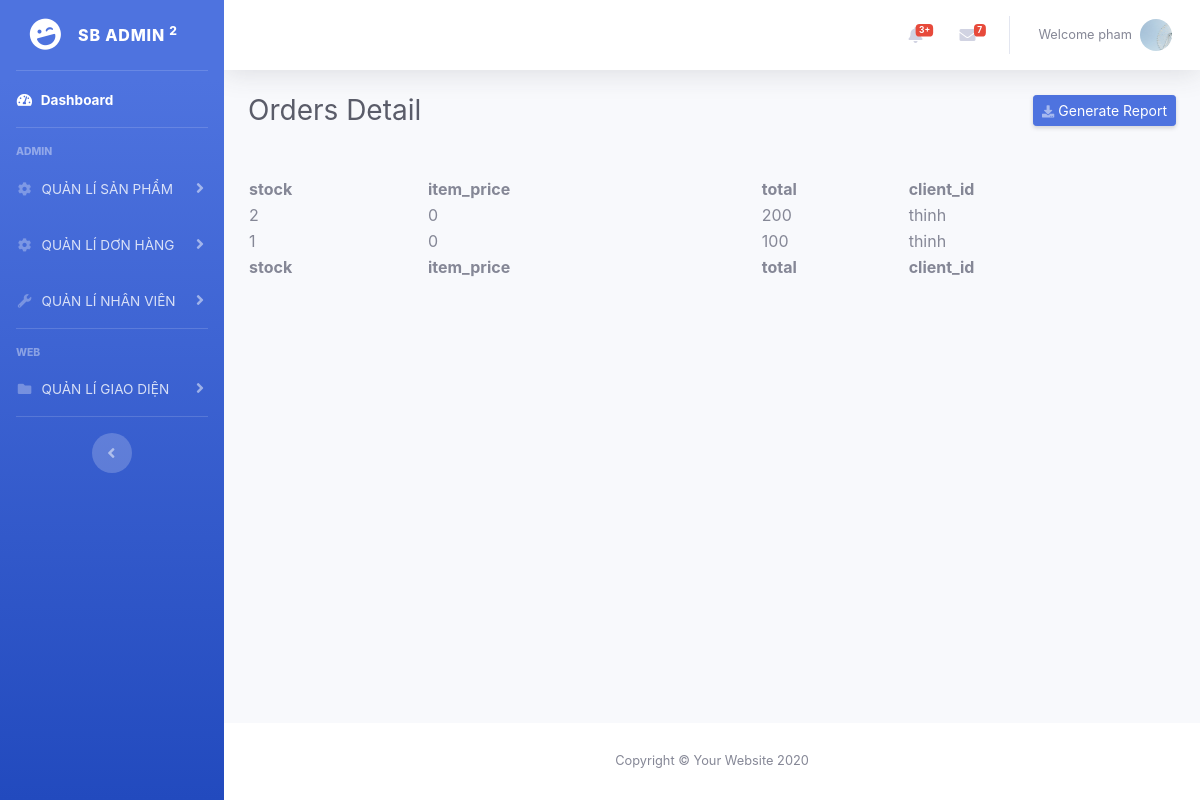
The app's page /resource/view/pages/order/order-details.php?id=214 (signed in) with its own data.
### tables this page shows
CREATE TABLE `users` (
  `id` int(11) NOT NULL,
  `images` varchar(255) NOT NULL,
  `lastname` varchar(255) NOT NULL,
  `firstname` varchar(255) NOT NULL,
  `email` varchar(255) NOT NULL,
  `password` varchar(255) NOT NULL,
  `created_at` datetime DEFAULT NULL,
  `active` tinyint(4) NOT NULL,
  `is_active` tinyint(4) NOT NULL,
  `status` int(11) NOT NULL,
  `role_id` int(11) NOT NULL,
  `phone` int(11) DEFAULT NULL,
  `address` varchar(255) NOT NULL
);

CREATE TABLE `order_item` (
  `id` int(11) NOT NULL,
  `order_id` int(11) NOT NULL,
  `product_id` int(11) NOT NULL,
  `stock` int(11) NOT NULL,
  `item_price` int(11) NOT NULL,
  `total` int(11) NOT NULL,
  `client_id` int(11) NOT NULL
);

CREATE TABLE `client` (
  `id` int(11) NOT NULL,
  `email` varchar(255) NOT NULL,
  `name` varchar(255) NOT NULL,
  `password` varchar(155) NOT NULL,
  `created_at` datetime DEFAULT NULL
);

### function/function.php (called while the page is built, shortened)
<?php
function getClientName($client_id)
{
  include '../../../../database/database.php';
  $sql = "SELECT * FROM client WHERE id = " . $client_id;
  $clients = $conn->query($sql);
  if (is_object($clients)) {
    if ($clients->num_rows > 0) {
      $client = $clients->fetch_array();
      return $client;
    }
  }
  return false;
}

### resource/view/pages/order/order-details.php (the view, shortened to what this page needs)
<?php
include '../../../../database/database.php';
include '../../../../function/function.php';
$query = "SELECT * from order_item where order_id = " . $_GET['id'];
$result = $conn->query($query);
?>
<!DOCTYPE html>
<html lang="en">
<head>
    <link rel="stylesheet" href="https://cdnjs.cloudflare.com/ajax/libs/font-awesome/5.15.1/css/all.min.css" />
    <link href="../../../../public/backend/assets/css/sb-admin-2.min.css" rel="stylesheet">
    <link rel="stylesheet" href="https://cdn.datatables.net/1.11.3/css/jquery.dataTables.min.css">
    <link rel="stylesheet" href="https://cdn.datatables.net/buttons/2.1.0/css/buttons.dataTables.min.css">
</head>
<body id="page-top">
    <div id="wrapper">
        <?php include '../../partial/sideBar.php'; ?>
        <div id="content-wrapper" class="d-flex flex-column">
            <div id="content">
                <?php include '../../partial/topBar.php'; ?>
                <div class="container-fluid">
                    <div class="d-sm-flex align-items-center justify-content-between mb-4">
                        <h1 class="h3 mb-0 text-gray-800">Orders Detail</h1>
                        <form action="../products/exportProduct.php" method="post">
                            <button type="submit" name="export" class="d-none d-sm-inline-block btn btn-sm btn-primary shadow-sm"><i class="fas fa-download fa-sm text-white-50"></i> Generate Report</button>
                        </form>
                    </div>
                    <table id="example" class="display nowrap" style="width:100%">
                        <thead>
                            <tr>
                                <th>stock</th>
                                <th>item_price</th>
                                <th>total</th>
                                <th>client_id</th>
                            </tr>
                        </thead>
                        <tbody>
                            <?php
                            if ($result->num_rows > 0) {
                                while ($row = $result->fetch_assoc()) {
                            ?>
                                    <tr>
                                        <td><?php echo $row['stock']; ?></td>
                                        <td><?php echo $row['item_price']; ?></td>
                                        <td><?php echo $row['total']; ?></td>
                                        <?php
                                        $us = getClientName($row['client_id']);
                                        ?>
                                        <td class="field-category"><?php if ($us['name']) echo $us['name'] ?></td>
                                    </tr>
                            <?php
                                }
                            } else {
                                echo "0 results";
                            }
                            ?>
                        </tbody>
                        <tfoot>
                            <tr>
                                <th>stock</th>
                                <th>item_price</th>
                                <th>total</th>
                                <th>client_id</th>
                            </tr>
                        </tfoot>
                    </table>
                </div>
            </div>
            <?php include '../../partial/footer.php'; ?>
        </div>
</body>
</html>

### resource/view/partial/topBar.php (shortened to what this page needs)
<nav class="navbar navbar-expand navbar-light bg-white topbar mb-4 static-top shadow">
<ul class="navbar-nav ml-auto">
    <li class="nav-item dropdown no-arrow mx-1">
        <a class="nav-link dropdown-toggle" href="#" id="alertsDropdown" role="button"
            data-toggle="dropdown" aria-haspopup="true" aria-expanded="false">
            <span class="badge badge-danger badge-counter">3+</span>
        </a>
    </li>
    <li class="nav-item dropdown no-arrow mx-1">
        <a class="nav-link dropdown-toggle" href="#" id="messagesDropdown" role="button"
            data-toggle="dropdown" aria-haspopup="true" aria-expanded="false">
            <i class="fas fa-envelope fa-fw"></i>
            <span class="badge badge-danger badge-counter">7</span>
        </a>
    </li>
    <li class="nav-item dropdown no-arrow">
        <a class="nav-link dropdown-toggle" href="#" id="userDropdown" role="button"
            data-toggle="dropdown" aria-haspopup="true" aria-expanded="false">
            <span class="mr-2 d-none d-lg-inline text-gray-600 small"><?php
            $id = $_SESSION["user"]["id"];
            $query = mysqli_query($conn, "SELECT * FROM users WHERE id = '$id' ");
            $user = $query->fetch_assoc();
            echo "Welcome " . $user['firstname'];
            ?>
            </span>
            <img class="img-profile rounded-circle"
                src="
                <?php if ($user['images']) {
                echo $user['images'];
                } else {
                echo '../../../../public/backend/assets/images/defaultImages.png';
                }
                ?>">
        </a>
    </li>
</ul>
</nav>

### records on screen
users: firstname "pham", images (picture)
order_item: stock "2", item_price "0", total "200", client.name "thinh"
order_item: stock "1", item_price "0", total "100", client.name "thinh"
